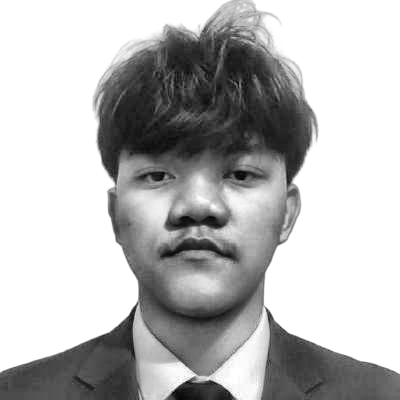
#> input picture source-prepped.png, 400 x 400 px
$ python make_ascii_svg.py
#> lines starting #> are read from the running program, lines starting #| are printed output that depends on the picture
"""Convert source-prepped.png into a self-typing monochrome ASCII SVG (avi-ascii.svg)."""
from html import escape
from pathlib import Path

from PIL import Image

ROOT = Path(__file__).resolve().parent.parent
SRC = ROOT / "source-prepped.png"
OUT = ROOT / "avi-ascii.svg"

COLS = 100                 # characters per row
FONT = 7                   # px
CW, LH = 4.2, 7.0          # char advance / line height (px)
RAMP = " .`:-=+*cs#%@"     # bright (sparse) -> dark (dense); leading space clears background
ROW_STAGGER = 0.045        # seconds between rows
WIPE = 0.9                 # seconds for one row to print
START = 0.3


def to_lines(img):
    rows = max(1, round(COLS * img.height / img.width * (CW / LH)))
#> rows = 60
    img = img.convert("L").resize((COLS, rows), Image.LANCZOS)
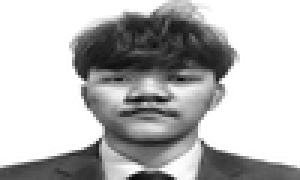
#> img: PIL image 100x60 L (shown 3 times larger); min 6, max 255, mean 184.4
    px = img.load()
    n = len(RAMP) - 1
    lines = []
    for y in range(rows):
        line = ""
        for x in range(COLS):
            t = ((255 - px[x, y]) / 255) ** 0.9
            line += RAMP[min(n, round(t * n))]
        lines.append(line.rstrip())
#> after the loop, lines = 60 items
    return lines


def main():
    if not SRC.exists():
        raise SystemExit("source-prepped.png not found - run prep_photo.py first")
    lines = to_lines(Image.open(SRC))
#> lines = 60 items
    W, H = COLS * CW, len(lines) * LH
#> W = 420; H = 420

    defs, body = [], []
    for i, line in enumerate(lines):
        if not line.strip():
            continue
        begin = START + i * ROW_STAGGER
        y = i * LH
        defs.append(
            f'<clipPath id="c{i}"><rect x="0" y="{y:.1f}" width="0" height="{LH}">'
            f'<animate attributeName="width" from="0" to="{W:.1f}" begin="{begin:.3f}s" '
            f'dur="{WIPE}s" fill="freeze"/></rect></clipPath>'
        )
        body.append(
            f'<text clip-path="url(#c{i})" x="0" y="{y + LH - 1.6:.1f}" '
            f'textLength="{len(line) * CW:.1f}" lengthAdjust="spacing" '
            f'xml:space="preserve">{escape(line)}</text>'
        )
        body.append(
            f'<rect class="cur" x="0" y="{y + 0.5:.1f}" width="{CW}" height="{LH - 1}" opacity="0">'
            f'<animate attributeName="x" from="0" to="{W:.1f}" begin="{begin:.3f}s" dur="{WIPE}s" fill="freeze"/>'
            f'<animate attributeName="opacity" values="0.9;0.9;0" keyTimes="0;0.92;1" '
            f'begin="{begin:.3f}s" dur="{WIPE}s" fill="freeze"/></rect>'
        )
#> this loop made 60 passes
#> (begin, y) on passes 1 to 12: (0.3, 0), (0.345, 7), (0.39, 14), (0.435, 21), (0.48, 28), (0.525, 35), (0.57, 42), (0.615, 49), (0.66, 56), (0.705, 63), (0.75, 70), (0.795, 77)
#> after the loop, body = 120 items; defs = 60 items

    svg = f'''<svg xmlns="http://www.w3.org/2000/svg" viewBox="0 0 {W:.0f} {H:.0f}" width="{W:.0f}" height="{H:.0f}">
<style>
text{{font-family:ui-monospace,SFMono-Regular,Menlo,Consolas,"Liberation Mono",monospace;font-size:{FONT}px;fill:#57606a}}
.cur{{fill:#57606a}}
@media (prefers-color-scheme: dark){{text{{fill:#c9d1d9}}.cur{{fill:#c9d1d9}}}}
</style>
<defs>{"".join(defs)}</defs>
{chr(10).join(body)}
</svg>
'''
    OUT.write_text(svg, encoding="utf-8")
    print(f"wrote {OUT} ({COLS}x{len(lines)} chars)")
#| wrote avi-ascii.svg (100x60 chars)


if __name__ == "__main__":
    main()
